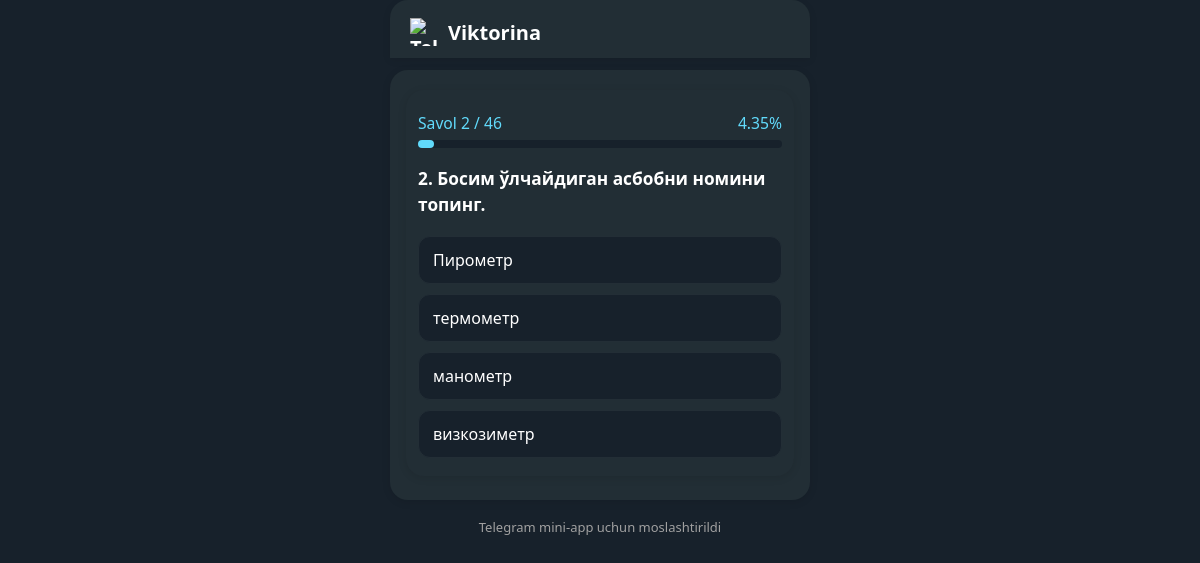
The page /quiz/1/question/1/ on the database its author committed.
### quiz/models.py (models this page shows, shortened)
class Question(models.Model):
    quiz = models.ForeignKey(Quiz, on_delete=models.CASCADE, related_name="questions")
    text = models.TextField()

class Answer(models.Model):
    question = models.ForeignKey(Question, on_delete=models.CASCADE, related_name="answers")
    text = models.CharField(max_length=500)
    is_correct = models.BooleanField(default=False)

### quiz/views.py (the view, shortened to what this page needs)
# urls.py: path("<int:quiz_id>/question/<int:question_index>/", views.quiz_question, name="quiz_question"),
def quiz_question(request, quiz_id, question_index):
    quiz = get_object_or_404(Quiz, id=quiz_id)
    questions = list(quiz.questions.all())
    total = len(questions)
    if question_index >= total:
        return redirect("quiz:quiz_finish", quiz_id=quiz.id)
    question = questions[question_index]
    answers = list(question.answers.all())
    random.shuffle(answers)  # Variantlar tasodifiy tartibda aralashtiriladi
    answered = request.session.get("answered", {})
    feedback = None
    progress = round(((question_index + 1) / total) * 100, 2)
    return render(request, "quiz_question.html", {
        "quiz": quiz,
        "question": question,
        "answers": answers,  # Aralashtirilgan variantlar
        "index": question_index,
        "total": total,
        "feedback": feedback,
        "progress": progress,
    })

### templates/quiz_question.html (shortened to what this page needs)
{% extends "base.html" %}
{% block content %}
<div style="background: var(--tg-theme-secondary-bg-color, #222e35); border-radius: 18px; box-shadow: 0 2px 8px 0 rgba(0,0,0,0.10); max-width: 420px; margin: 0 auto; padding: 22px 12px 18px 12px;">
  <div style="margin-bottom: 18px;">
    <div style="display: flex; justify-content: space-between; margin-bottom: 6px; font-size: 0.98rem; font-weight: 500; color: var(--tg-theme-link-color, #61dafb);">
      <span> Savol {{ index|add:1 }} / {{ total }} </span>
      <span> {{ progress }}% </span>
    </div>
    <div style="width: 100%; background: var(--tg-theme-bg-color, #17212b); border-radius: 8px; height: 8px;">
      <div style="background: var(--tg-theme-link-color, #61dafb); height: 8px; border-radius: 8px; width: {{ progress }}%; transition: width 0.5s;"></div>
    </div>
  </div>
  <div style="font-size: 1.08rem; font-weight: 600; margin-bottom: 18px; color: var(--tg-theme-text-color, #fff); line-height: 1.5;">
    {{ index|add:1 }}. {{ question.text }}
  </div>
  <form method="post" id="quiz-form" style="display: flex; flex-direction: column; gap: 10px;">
    {% for answer in answers %}
      {% if feedback %}
        {% if feedback.selected_id and answer.id == feedback.selected_id and not feedback.is_correct %}
          <div style="padding: 12px 14px; border-radius: 12px; background: #ffeded; color: #d32f2f; border: 1.5px solid #d32f2f; font-weight: 500; display: flex; align-items: center; gap: 8px;">
            ❌ {{ answer.text }}
            <span style="font-size: 0.85rem; color: #b0b0b0; margin-left: 6px;">(tanlagan javobingiz)</span>
          </div>
        {% elif answer.id == feedback.correct_id %}
          <div style="padding: 12px 14px; border-radius: 12px; background: #e6f9ed; color: #388e3c; border: 1.5px solid #388e3c; font-weight: 500; display: flex; align-items: center; gap: 8px;">
            ✅ {{ answer.text }}
            {% if feedback.selected_id == answer.id %}
              <span style="font-size: 0.85rem; color: #b0b0b0; margin-left: 6px;">(tanlagan javobingiz)</span>
            {% endif %}
          </div>
        {% else %}
          <div style="padding: 12px 14px; border-radius: 12px; background: var(--tg-theme-bg-color, #17212b); color: var(--tg-theme-hint-color, #a0a0a0); border: 1.5px solid #232e36; font-weight: 500;">{{ answer.text }}</div>
        {% endif %}
      {% else %}
        <label style="display: block; padding: 12px 14px; border-radius: 12px; background: var(--tg-theme-bg-color, #17212b); color: var(--tg-theme-text-color, #fff); border: 1.5px solid #232e36; font-weight: 500; cursor: pointer; transition: background 0.2s, border 0.2s; margin-bottom: 0;">
          <span style="font-size: 1rem;">{{ answer.text }}</span>
        </label>
      {% endif %}
    {% endfor %}
  </form>
</div>
{% endblock %}

### templates/base.html (style rules this page uses)
body { background: var(--tg-theme-bg-color, #17212b); color: var(--tg-theme-text-color, #fff); font-family: 'Segoe UI', 'Arial', sans-serif; margin: 0; min-height: 100vh; }

### rows shown on the page
Question: text "Босим ўлчайдиган асбобни номини топинг."
Answer: text "Пирометр"
Answer: text "термометр"
Answer: text "манометр"
Answer: text "визкозиметр"

### other values the page prints
{{ index|add:1 }} "2"
{{ total }} "46"
{{ progress }} "4.35"
